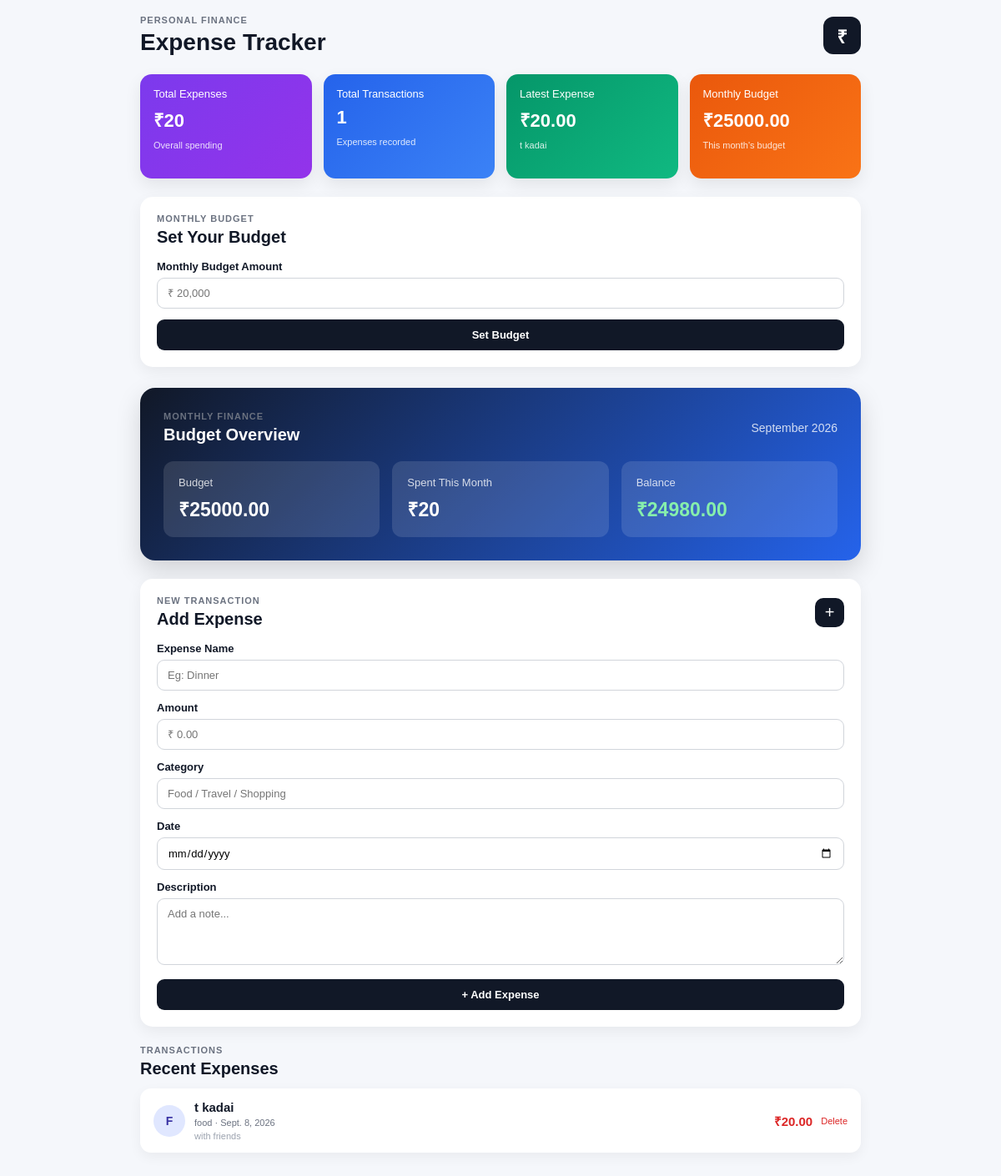
Page / (signed in) on the earlier database version.
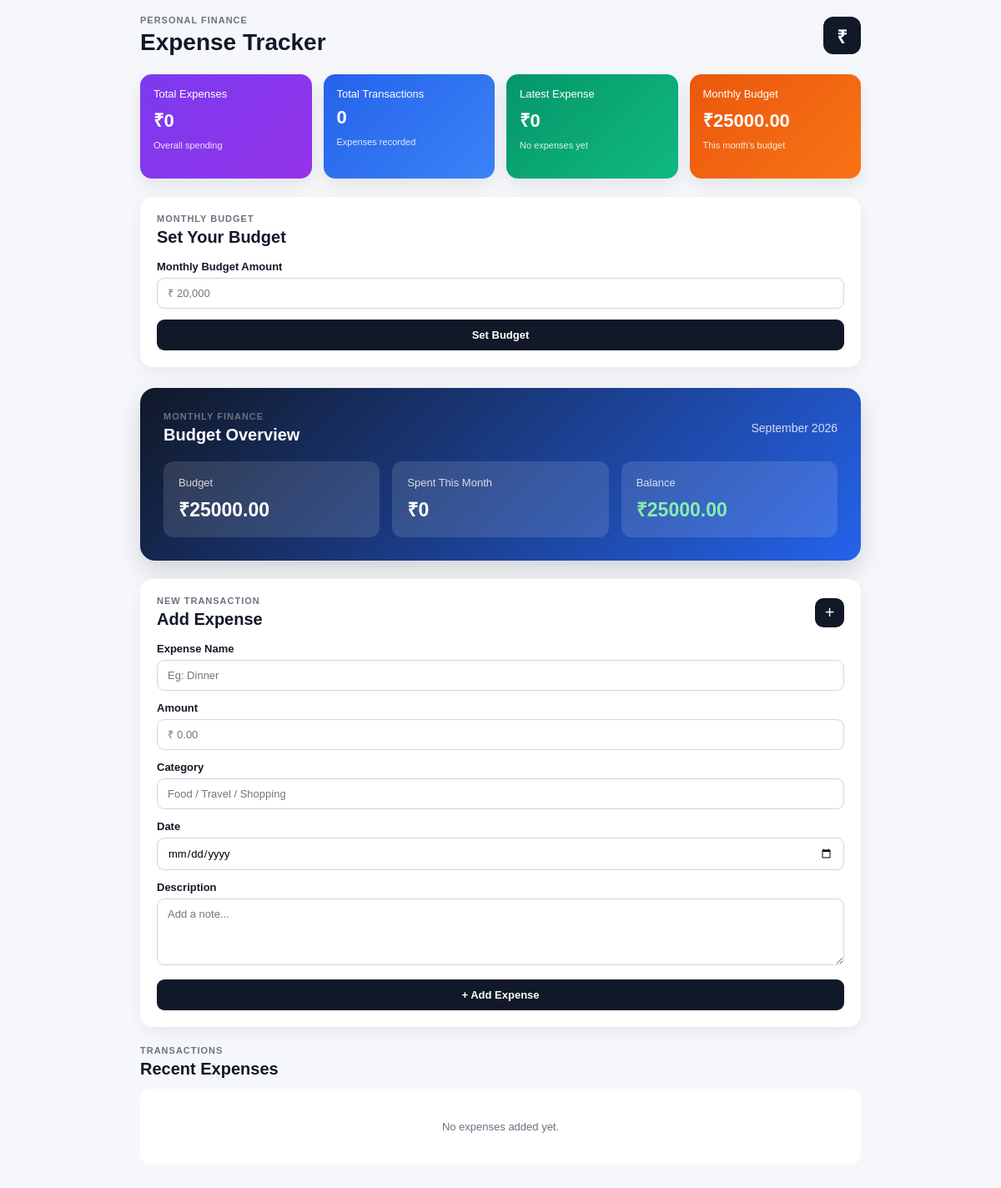
Same page on the later database version.
### tracker/models.py (models this page shows, shortened)
class Expense(models.Model):
    title = models.CharField(max_length=100)
    amount = models.DecimalField(max_digits=10, decimal_places=2)
    category = models.CharField(max_length=50)
    date = models.DateField()
    description = models.TextField(blank=True)

### tracker/views.py (the view, shortened to what this page needs)
# urls.py: path('', views.home, name='home'),
@login_required(login_url="/login/")
def home(request):
    today = timezone.now().date()
    expenses = Expense.objects.all().order_by(
        "-date",
        "-id"
    )
    monthly_budget = MonthlyBudget.objects.filter(
        month__year=today.year,
        month__month=today.month
    ).first()
    monthly_spent = Expense.objects.filter(
        date__year=today.year,
        date__month=today.month
    ).aggregate(
        total=Sum("amount")
    )["total"] or 0
    total_expense = Expense.objects.aggregate(
        total=Sum("amount")
    )["total"] or 0
    if monthly_budget:
        monthly_balance = (
            monthly_budget.amount - monthly_spent
        )
    else:
        monthly_balance = 0
    expense_count = expenses.count()
    latest_expense = expenses.first()
    context = {
        "expenses": expenses,
        "total_expense": total_expense,
        "expense_count": expense_count,
        "latest_expense": latest_expense,
        "monthly_budget": monthly_budget,
        "monthly_spent": monthly_spent,
        "monthly_balance": monthly_balance,
        "today": today,
    }
    return render(
        request,
        "home.html",
        context
    )

### tracker/templates/home.html (shortened to what the changed rows need)
{% load static %}
<!DOCTYPE html>
<html lang="en">
<head>
    <link rel="stylesheet"
          href="{% static 'css/style.css' %}">
</head>
<body>
<div class="container">
    <div class="header">
        <div>
            <h1>
                Expense Tracker
            </h1>
        </div>
    </div>
    <div class="summary">
        <div class="summary-card purple">
            <p>
                Total Expenses
            </p>
            <h2>
                ₹{{ total_expense }}
            </h2>
            <span>
                Overall spending
            </span>
        </div>
        <div class="summary-card blue">
            <p>
                Total Transactions
            </p>
            <h2>
                {{ expense_count }}
            </h2>
            <span>
                Expenses recorded
            </span>
        </div>
        <div class="summary-card green">
            <p>
                Latest Expense
            </p>
            {% if latest_expense %}
                <h2>
                    ₹{{ latest_expense.amount }}
                </h2>
                <span>
                    {{ latest_expense.title }}
                </span>
            {% else %}
                <h2>
                    ₹0
                </h2>
                <span>
                    No expenses yet
                </span>
            {% endif %}
        </div>
        <div class="summary-card orange">
            {% if monthly_budget %}
                <h2>
                    ₹{{ monthly_budget.amount }}
                </h2>
            {% endif %}
        </div>
    </div>
    <div class="form-box">
        <div class="section-title">
            <div>
                <h2>
                    Set Your Budget
                </h2>
            </div>
        </div>
    </div>
    <div class="budget-section">
        <div class="budget-card">
            <div class="budget-header">
                <div>
                    <h2>
                        Budget Overview
                    </h2>
                </div>
            </div>
            <div class="budget-details">
                <div class="budget-item">
                    <p>
                        Spent This Month
                    </p>
                    <h3>
                        ₹{{ monthly_spent }}
                    </h3>
                </div>
                <div class="budget-item">
                    <p>
                        Balance
                    </p>
                    {% if monthly_balance >= 0 %}
                        <h3 class="balance-positive">
                            ₹{{ monthly_balance }}
                        </h3>
                    {% else %}
                        <h3 class="balance-negative">
                            -₹{{ monthly_balance|stringformat:"s"|slice:"1:" }}
                        </h3>
                    {% endif %}
                </div>
            </div>
        </div>
    </div>
    <div class="form-box">
        <div class="section-title">
            <div>
                <h2>
                    Add Expense
                </h2>
            </div>
        </div>
    </div>
    <div class="expense-list">
        <div class="section-title">
            <div>
                <h2>
                    Recent Expenses
                </h2>
            </div>
        </div>
        {% for expense in expenses %}
        <div class="expense-card">
            <div class="expense-info">
                <div class="category-circle">
                    {{ expense.category|slice:":1"|upper }}
                </div>
                <div>
                    <h3>
                        {{ expense.title }}
                    </h3>
                    <p>
                        {{ expense.category }}
                        ·
                        {{ expense.date }}
                    </p>
                    {% if expense.description %}
                        <small>
                            {{ expense.description }}
                        </small>
                    {% endif %}
                </div>
            </div>
            <div class="expense-price">
                ₹{{ expense.amount }}
                <a
                    href="{% url 'delete_expense' expense.id %}"
                    onclick="return confirm('Are you sure you want to delete this expense?');"
                >
                    Delete
                </a>
            </div>
        </div>
        {% empty %}
        <div class="empty-box">
            <p>
                No expenses added yet.
            </p>
        </div>
        {% endfor %}
    </div>
</div>
</body>
</html>

Differences in the rows shown:
removed Expense: amount "20.00", title "t kadai", category "F", category "food", date "Sept. 8, 2026", description "with friends"
Other differences:
{{ total_expense }}: "20" → "0"
{{ expense_count }}: "1" → "0"
{{ monthly_spent }}: "20" → "0"
{{ monthly_balance }}: "24980.00" → "25000.00"
text now shown: "₹0 No expenses yet No expenses added yet."
